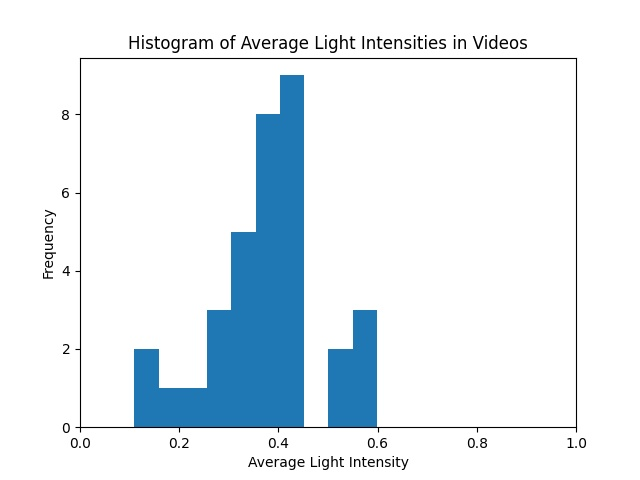

Write Python code to recreate this figure.
import matplotlib.pyplot as plt
import os
import cv2
import numpy as np

videos_folder = "training_videos/"

WIDTH = 128
HEIGHT = 96

frames = []

x = 0
for video in os.listdir(videos_folder):
    if video != '.DS_Store':
        avg = 0
        cap = cv2.VideoCapture(os.path.join(videos_folder,video))
        num_frames = int(cap.get(cv2.CAP_PROP_FRAME_COUNT))
        while cap.isOpened():
            ret, frame = cap.read()
            if ret:
                avg += np.average(frame)
            else:
                break
        frames.append(avg/num_frames/255)

plt.style.use('seaborn-white')

plt.hist(frames)
plt.xlabel("Average Light Intensity")
plt.ylabel("Frequency")
plt.title("Histogram of Average Light Intensities in Videos")
plt.xlim([0,1])

plt.savefig("intensities.jpg")
